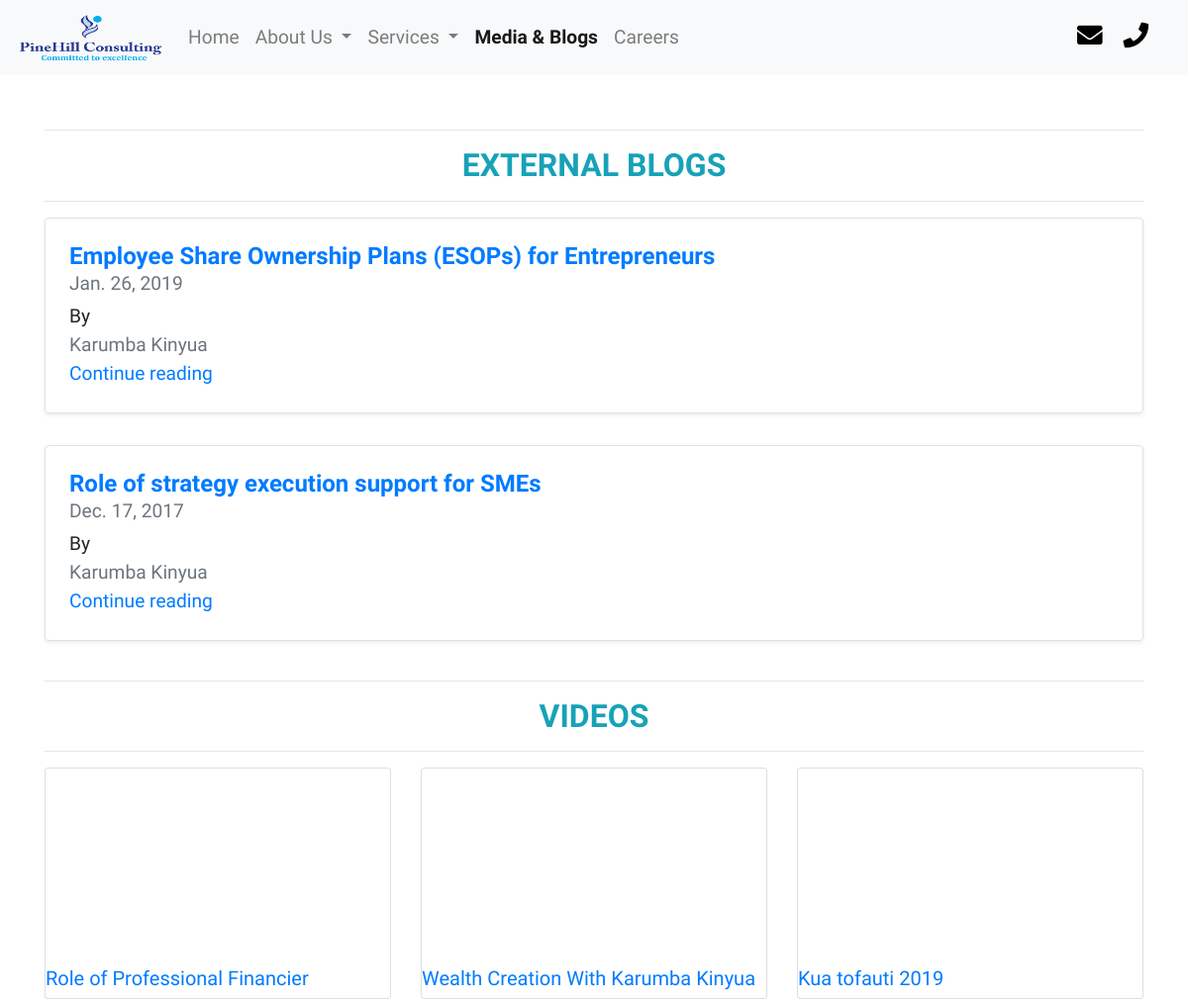
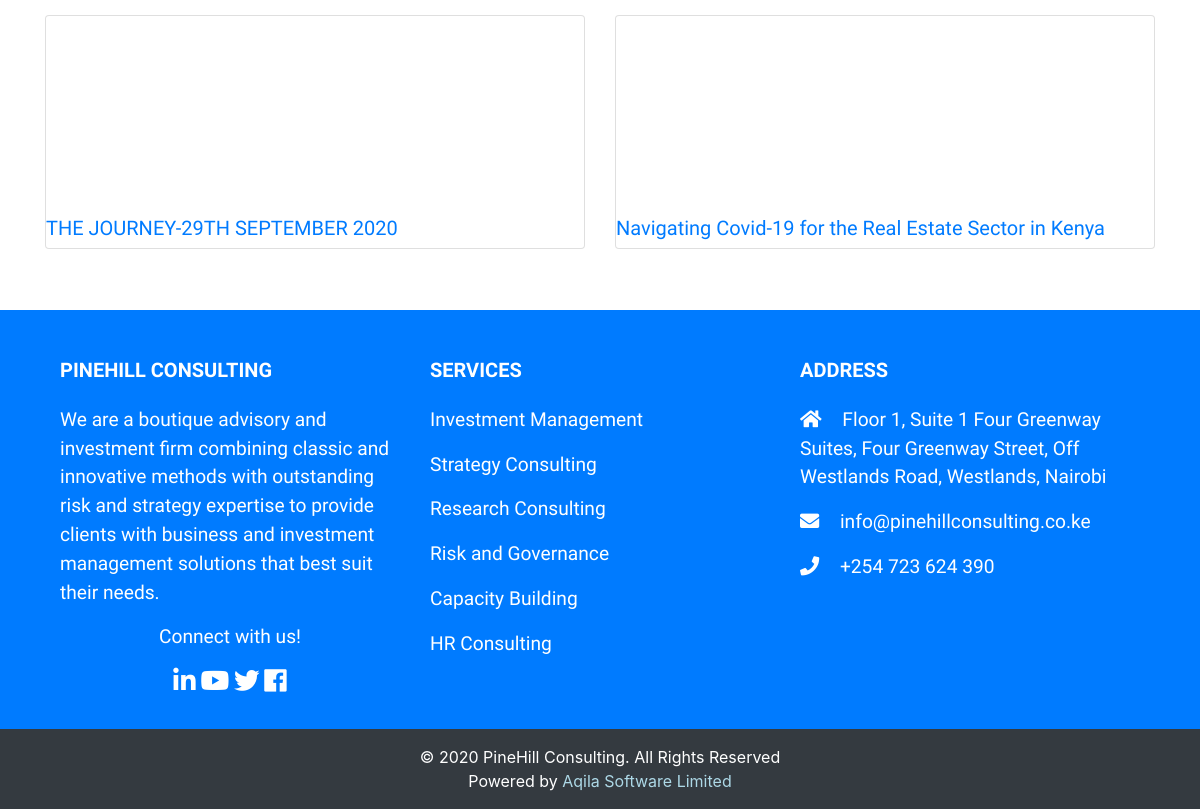
The app's page /blogs/ with its own data (2 pictures, top to bottom).
### blog/models.py (models this page shows, shortened)
class ExternalBlog(models.Model):
    title = models.CharField(max_length=100)
    date = models.DateField()
    author = models.CharField(max_length=100, blank=True)
    is_published = models.BooleanField(default=True)
    link = models.CharField(max_length=300, blank=True)

class Video(models.Model):
    title = models.CharField(max_length=100)
    is_published = models.BooleanField(default=True)
    link = models.CharField(max_length=300, blank=True)

### blog/views.py (the view)
# urls.py: path('', views.media, name='media'),
def media(request):
    blogs = BlogPost.objects.filter(is_published=True).order_by('-id')[:3]
    external = ExternalBlog.objects.filter(is_published=True)
    videos = Video.objects.filter(is_published=True)
    context = {
        'blogs' : blogs,
        'external' : external,
        'videos' : videos
    }
    return render(request, "blog/media.html", context)

### blog/templates/blog/media.html (shortened to what this page needs)
{% extends 'base.html' %}
{% load static %}
{% block content %}
        <div class="container">
          <br>
          {% if external %}
          <hr>
          <h2 class="text-center text-info"><strong>EXTERNAL BLOGS</strong></h2><hr>
          {%for blog in external %}
          <div class="row mb-2">
            <div class="col-md-12">
              <div class="row no-gutters border rounded overflow-hidden flex-md-row mb-4 shadow-sm h-md-250 position-relative">
                <div class="col p-4 d-flex flex-column position-static">
                  <h4 class="mb-0 text-primary"><strong>{{ blog.title}}</strong></h4>
                  <div class="mb-1 text-muted">{{blog.date}}</div>
                  <p class="card-text mb-auto">By</p>
                  <p class="card-text mb-auto text-muted">{{blog.author}}</p>
                  <a href="{{blog.link}}" target="_blank" class="stretched-link">Continue reading</a>
                </div>
              </div>
            </div>
          </div>
          {% endfor %}
          {%else%}
               <div class="col-md-12">
                 <p><h3>No External Blogs to display</h3></p>
               </div>
          {% endif %}
          <hr>
          <h2 class="text-center text-info"><strong>VIDEOS</strong></h2><hr>
          {% if videos %}
          <div class="card-deck mb-3">
          {% for video in videos %}
            <div class="card mb-3">
              <iframe width="300" height="200" src="{{video.link}}" frameborder="0" allow="accelerometer; autoplay; encrypted-media; gyroscope; picture-in-picture" allowfullscreen></iframe>
              <h5><a href="{{video.link}}" target="_blank">{{video.title}}</a></h5>
            </div>
            {% endfor %}
          </div>
          {% endif %}
          <br>
        </div>
    </div>
  </body>
  {% endblock content%}

### app/static/css/style.css (style rules this page uses)
.card-deck .card { min-width: 300px; }

### records on screen
ExternalBlog: title "Employee Share Ownership Plans (ESOPs) for Entrepreneurs", date "Jan. 26, 2019", author "Karumba Kinyua"
ExternalBlog: title "Role of strategy execution support for SMEs", date "Dec. 17, 2017", author "Karumba Kinyua"
Video: title "Role of Professional Financier"
Video: title "Wealth Creation With Karumba Kinyua"
Video: title "Kua tofauti 2019"
Video: title "THE JOURNEY-29TH SEPTEMBER 2020"
Video: title "Navigating Covid-19 for the Real Estate Sector in Kenya"
